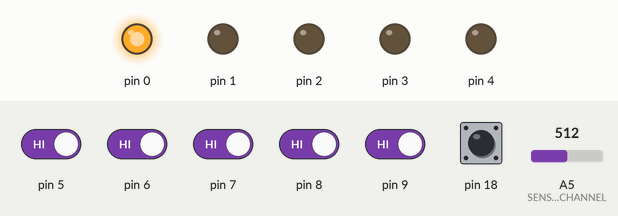
Recording of a sketch running on a simulated Arduino Uno, built with avr-gcc and run on an emulated ATmega328P. Parts: output pins drawn as LEDs (lit = HIGH). Dashed ring = blinking. Inputs (shaded band) come from the test bench; at power-on: pin 5–9, pin 18 HIGH, A5 (SENSORCHANNEL) = 512.

Above: at 0.8 s.
0.9 s: A5 (SENSORCHANNEL) set to 553
2.4 s: A5 (SENSORCHANNEL) set to 586
At 3.6 s:
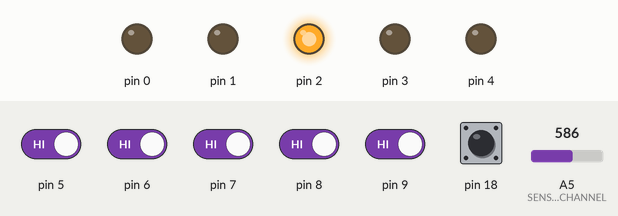
3.9 s: pin 5 driven LOW and pin 6 driven LOW and pin 7 driven LOW and pin 8 driven LOW and pin 9 driven LOW
At 6.96 s:
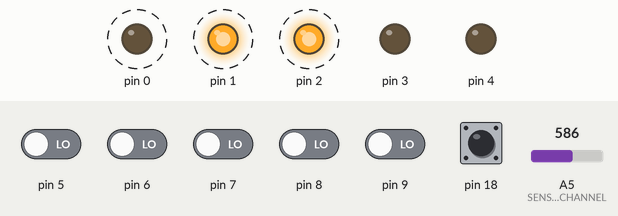
8.5 s: pin 8 driven LOW
11.5 s: pin 9 driven HIGH
At 13.6 s:
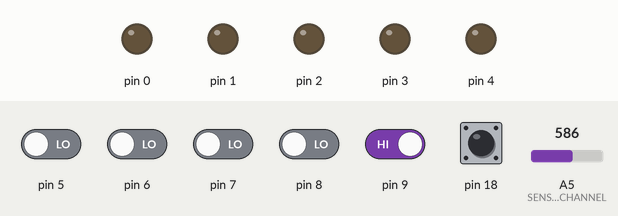
Timing chart, 0 to 45.7 s (numbered marks = the images above; inputs shaded):
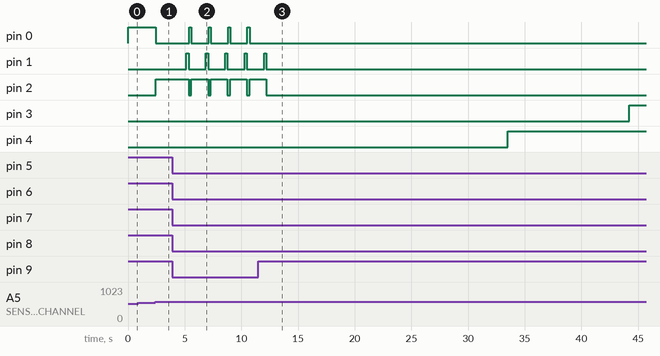

The sketch:

Ventanas_2.0.ino
```cpp
#include "Arduino.h"
#include"Ventanas.h"


Ventana V1(R1, R2, LED_VN, SS1, SS2) ; // Ventana (PIN_RELE_OPEN,PIN_RELE_CLOSE,PIN_LED_CERRADO,S1,S2)
Puerta P1(PUERTA1) ; // Puerta (PIN_PUERTA)
Puerta P2(PUERTA2) ; // Puerta (PIN_PUERTA)
Boton  BA(BTA) ; // Boton(PIN_BOTON_ABRIR)
Boton  BC(BTC) ; // Boton(PIN_BOTON_CERRAR)
Boton  E1(BTN) ; // Boton(ENTRADA NUEVA)
Boton  Jump(JMP) ;//Jumper


Corriente corriente(10);//Corriente con filtrado de muestras

bool flagEstadoVentana = true;
int picoCorriente = 100;
int tiempoStopDelay = 780;  // Tiempo paro de motor (STOP)

int conteo1 = 0;
int conteo2 = 0;
int conteo3 = 0;
int conteo4 = 0;

int t1 = 30;     //tiempo delay salida 2
int t2 = 15000; //tiempo salida 1 en milisegundos
int t3 = 15;   //tiempo Apertura ventana entrada nueva
int t4 = 30;  //tiempo de led entrada nueva

int periodo = 1000;
unsigned long TiempoAhora = 0;


void setup() {

  //flagEstadoVentana = true;

  cerrarVentana();
}


void loop() {

  if (millis() > TiempoAhora + periodo) {

    btns();
    puertas();
    TiempoAhora = millis();
  }


}


void puertas() {

  if (P1.getPuertaStatus() == true)
  {
    conteo1 ++;

    if (P1.getPuertaStatus() == true && P2.getPuertaStatus() == false)
    {
      conteo2 ++;
      if (conteo2 == 10) {
        conteo1 = 0;
        conteo2 = 0;
        cerrarVentana();

      }
    }


    if (conteo1 == 60) {
      conteo1 = 0;
      conteo2 = 0;
      cerrarVentana();

    }
  }


  if (P1.getPuertaStatus() == false && P2.getPuertaStatus() == true)
  {
    conteo1 = 0;
    conteo2 = 0;
  }

}

void btns() {


  if (BA.getBotonStatus() == false)
  {
    abrirVentana();
    conteo3 ++;
    if (conteo3 == t1) {
      conteo3 = 0;
      V1.setS2(true);
    }
  }

  if (BC.getBotonStatus() == false)
  {
    cerrarVentana();
    conteo3 ++;
    if (conteo3 == t1) {
      conteo3 = 0;
      V1.setS2(true);
    }
  }


  if (E1.getBotonStatus() == false)
  {
    conteo4 ++;
    if (conteo4 == t3) {
      abrirVentana();
    }

    if (conteo4 == t4) {
      V1.setS1(true);
      delay(t2);
      V1.setS1(false);
    }


  } else {
    conteo4 = 0;
  }

  if (BC.getBotonStatus() == false && BA.getBotonStatus() == false)
  {
    conteo3 ++;
    if (conteo3 == t1) {
      conteo3 = 0;
      V1.setS2(true);
    }

  }


  if (BC.getBotonStatus() == true && BA.getBotonStatus() == true)
  {
    conteo3 = 0;
    V1.setS2(false);
  }

}


void jumpStop() {
  if (Jump.getBotonStatus() == true) {
    corrienteStop();
  }
  else {
    tiempoStop();
  }
}


void cerrarVentana() {
  if (flagEstadoVentana == true) {     //lectura de estado de ventanas
    flagEstadoVentana = false;
    V1.cerrarV();
    jumpStop();
  }
}


void abrirVentana() {
  if (flagEstadoVentana == false ) { //lectura de estado de ventanas
    flagEstadoVentana = true;
    V1.abrirV();
    jumpStop();
  }
}


void stopVentana() {
  V1.stopMotion();

  if (flagEstadoVentana == false ) {
    V1.setWindowsStatus(1);
  } else {
    V1.setWindowsStatus(0);
  }
}


void corrienteStop() {
  bool flagcorriente = true;
  delay(picoCorriente);
  while (corriente.get_corriente() == false) {
    delay(10);
  }
  stopVentana();
}

void tiempoStop() {
  delay(tiempoStopDelay);
  stopVentana();
}
```

Ventanas.cpp
```cpp
#include "Ventanas.h"

Boton::Boton(short pin)
{
  pinMode(pin, INPUT_PULLUP) ;
  pinBoton = pin ;
  botonStatus = digitalRead(pinBoton) ;
  botonStatusBup = botonStatus ;
}
bool Boton::getBotonStatus(void)
{
  botonStatus = digitalRead(pinBoton) ;
  delay(50) ;
  botonStatusBup = botonStatus ;
  //return(botonStatusBup ^ botonStatus) ;
  return (digitalRead(pinBoton)) ;
}


Puerta::Puerta(short Pin)
{
  pinMode(Pin, INPUT_PULLUP) ;
  pinPuerta = Pin ;
  puertaStatus = digitalRead(pinPuerta) ;
  puertaStatusBup = puertaStatus ;
}
bool Puerta::getPuertaStatus(void)
{
  puertaStatus = digitalRead(pinPuerta) ;
  delay(10) ;
  puertaStatusBup = puertaStatus ;
  //return(puertaStatusBup ^ puertaStatus) ;
  return (digitalRead(pinPuerta)) ;
}

Ventana::Ventana(short openRele, short closeRele, short ledClosed, short S1, short S2)
{
  pinMode(openRele, OUTPUT) ;
  pinMode(closeRele, OUTPUT) ;
  pinMode(ledClosed, OUTPUT) ;
  pinMode(S1, OUTPUT) ;
  pinMode(S2, OUTPUT) ;

  releCerrar = closeRele ;
  releAbrir = openRele ;
  ledCerrado = ledClosed ;
  s1=S1;
  s2=S2;
}
void Ventana::abrirV(void)
{
  digitalWrite(releAbrir, HIGH) ;
  digitalWrite(releCerrar, LOW) ;
}
void Ventana::cerrarV(void)
{
  digitalWrite(releAbrir, LOW) ;
  digitalWrite(releCerrar, HIGH) ;
}
void Ventana::stopMotion(void)
{
  digitalWrite(releAbrir, LOW) ;
  digitalWrite(releCerrar, LOW) ;
}

void Ventana::setS1(bool s)
{
  if (s == true)
    digitalWrite(s1, HIGH);
  else
    digitalWrite(s1, LOW);
}

void Ventana::setS2(bool s)
{
  if (s == true)
    digitalWrite(s2, HIGH);
  else
    digitalWrite(s2, LOW);
}


void Ventana::setWindowsStatus(bool s)
{
  bf_estadoVentana = s ;

  if (bf_estadoVentana == true)
    digitalWrite(ledCerrado, HIGH);
  else
    digitalWrite(ledCerrado, LOW);
}


Corriente::Corriente(int muestras){

  }


bool Corriente::get_corriente()
{
  bool bfReturnCurrent ;
  static unsigned int adcSensorMedia ;

  i++ ;
  bfReturnCurrent = false ;
  adcSensorMedia = adcSensorMedia + analogRead(SENSORCHANNEL) ;
  if (i >= NoSAMPLES)
  {
    adcSensorMedia = adcSensorMedia / (i) ;
    //currentSensor = abs(((float)(adcSensorMedia - 5)) / 0.085) ;
    currentSensor = abs((float)(((5 * (float)adcSensorMedia) - 2557) / 85)) ;      // 85 formula de JUAN
    i = 0 ;
    adcSensorMedia = 0 ;
    Serial.println(currentSensor);
    if (currentSensor >= 3.50)                          //ajuste corriente motor
    {
      bfReturnCurrent = true ;
    }
    else
    {
      bfReturnCurrent = false ;
    }
  }
  return (bfReturnCurrent) ;
}
```

Ventanas.h
```cpp
#ifndef VENTANAS_H
#define VENTANAS_H

#include <stdint.h>
#include "Arduino.h"


#define SECS_10         10       // --> 5 secs
#define SECS_60         30       // --> 15 secs


////////////////////ENTRADAS Y SALIDAS/////////////////////////////////////////////
#define R1               1        // RELE_OPEN
#define R2               0        // RELE_CLOSE
#define LED_VN           2        // PIN_LED
#define SS1              3       // SALIDA1 AGREGADA
#define SS2              4       // SALIDA2 AGREGADA
#define PUERTA1          6       // PIN_PUERTA1
#define PUERTA2          5       // PIN_PUERTA2
#define BTC              9       // BOTON CERRAR
#define BTA              8       // BOTON ABRIR
#define BTN              7       // BOTON AGREGADO
#define JMP             18       // JUMPER
/////////////////////////////////////////////////////////////////////////////////////


#define SENSIBILITY     0.065    // Constante para el ACS
#define CONVERSION      (5/1023)
#define SENSORCHANNEL   A5       // CAnal ADC para Sensor ACS
#define POTCHANNEL      A1       // Canal ADC para Potenciometro
#define NoSAMPLES       5        // Numero de muestras para la lectura de los canales ADC
#define INIT_STATE      0        // ESTADO INICIAL, CIERRA LA VENTANA PARA ESTABLECER EL VALOR DE LAS BANDERAS
#define CIERRA_VENTANA  1        // ESTADO PARA HACER LA LECTURA DE BOTONES y PUERTAS
#define ABRE_VENTANA    2        // ESTADO PARA ABRIR VENTANA
#define CLOSE_WINDOW    3        // ESTADO PARA CERRAR VENTANA
#define ABRE_VENTANA_CURRENT 4
#define CIERRA_VENTANA_CURRENT 5
#define WINDOWS_CLOSED  1        // CONSTANTE SIMBOLICA INDICA CUANDO LA VENTANA ESTA CERRADA
#define WINDOWS_OPENED  0        // CONSTANTE SIMBOLICA INDICA CUANDO LA VENTANA ESTA ABIERTA
#define DOOR_CLOSED     1        // CONSTANTE SIMBOLICA --> 1 CUANDO LA PUERTA ESTA CERRADA
#define DOOR_OPENED     0        // CONSTANTE SIMBOLICA --> 0 CUANDO LA PUERTA ESTA ABIERTA
#define APERTURA_CORRIENTE  10
#define CIERRA_VENTANA      11
#define CIERRE_CORRIENTE    12

const float inMin = 0.0 ;
const float inMax = 5.0 ;
const float outMin = 0.0 ;
const float outMax = 10.0 ;

class Boton
{
  private :
    short pinBoton ;
    bool botonStatus ;
    bool botonStatusBup ;
  public :
    Boton(short pin);
    bool getBotonStatus(void);
} ;
class Puerta                      // DEclaración de la clase Puerta
{
  private :
    short pinPuerta ;
    bool puertaStatus ;
    bool puertaStatusBup ;
  public :
    Puerta(short Pin);
    bool getPuertaStatus(void);
} ;

class Ventana                      // DEclaración de la clase Ventana
{
  private :
    short releCerrar ;
    short releAbrir ;
    short ledCerrado ;
    short s1;
    short s2;
    bool bf_estadoVentana ;
  public :

    Ventana(short openRele, short closeRele, short ledClosed, short S1, short S2);

    void abrirV(void);
    void cerrarV(void);
    void stopMotion(void);
    void setS1(bool s);
    void setS2(bool s);
    void setWindowsStatus(bool s);
} ;


class Corriente
{
  private:
  int i;
  float currentSensor;
  public:
  Corriente(int muestras);
  bool get_corriente(void);

  };
#endif
```

Measured:
- the behaviour switches between 570 and 571 on A5 (SENSORCHANNEL) (found by bisection; images 0 and 1)
- after the input at 0.9 s, every drawn part: stays the same
- after the input at 2.4 s, pin 0: HIGH → LOW at once; pin 2: LOW → HIGH at once
- after the input at 3.9 s, pin 0: alternates HIGH for 0.19 s and LOW for 1.5 s, starting after 1.5 s; pin 1: alternates HIGH for 0.19 s and LOW for 1.5 s, starting after 1.3 s; pin 2: alternates HIGH for 1.5 s and LOW for 0.24 s, starting after 1.4 s
- after the input at 11.5 s, pin 0: stops changing and stays LOW; pin 1, pin 2: goes on until 12.2 s, then stays LOW; pin 3: LOW → HIGH after 32.7 s; pin 4: LOW → HIGH after 22.0 s instead of 9.5 s
